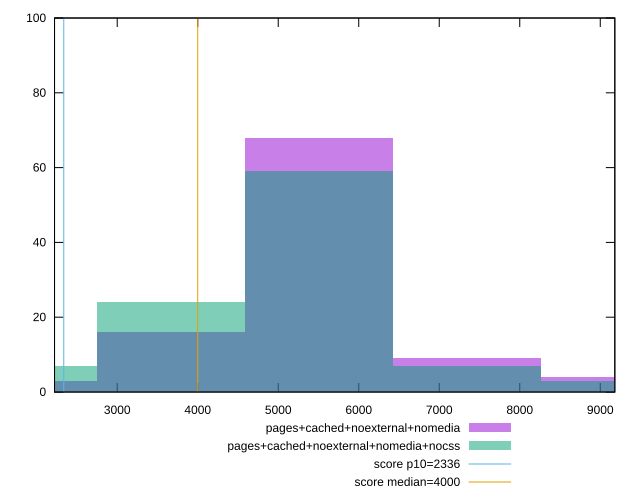

Reproduce this figure in gnuplot.
reset

$pagesCachedNoexternalNomedia <<EOF
5508.043951112195 68
3672.029300741463 16
7344.058601482926 9
9180.073251853657 4
1836.0146503707315 3
EOF

$pagesCachedNoexternalNomediaNocss <<EOF
5508.043951112195 59
3672.029300741463 24
1836.0146503707315 7
7344.058601482926 7
9180.073251853657 3
EOF

set key outside below
set boxwidth 1836.0146503707315
set xrange [2221.2619999999997:9180.902999999998]
set yrange [0:100]
set trange [0:100]
set style fill transparent solid 0.5 noborder

set parametric
set terminal svg size 640, 500 enhanced background rgb 'white'
set output "reprap/first-meaningful-paint/comparison/histogram/3_vs_4.svg"

plot $pagesCachedNoexternalNomedia title "pages+cached+noexternal+nomedia" with boxes, \
     $pagesCachedNoexternalNomediaNocss title "pages+cached+noexternal+nomedia+nocss" with boxes, \
     2336,t title "score p10=2336", \
     4000,t title "score median=4000"

reset
